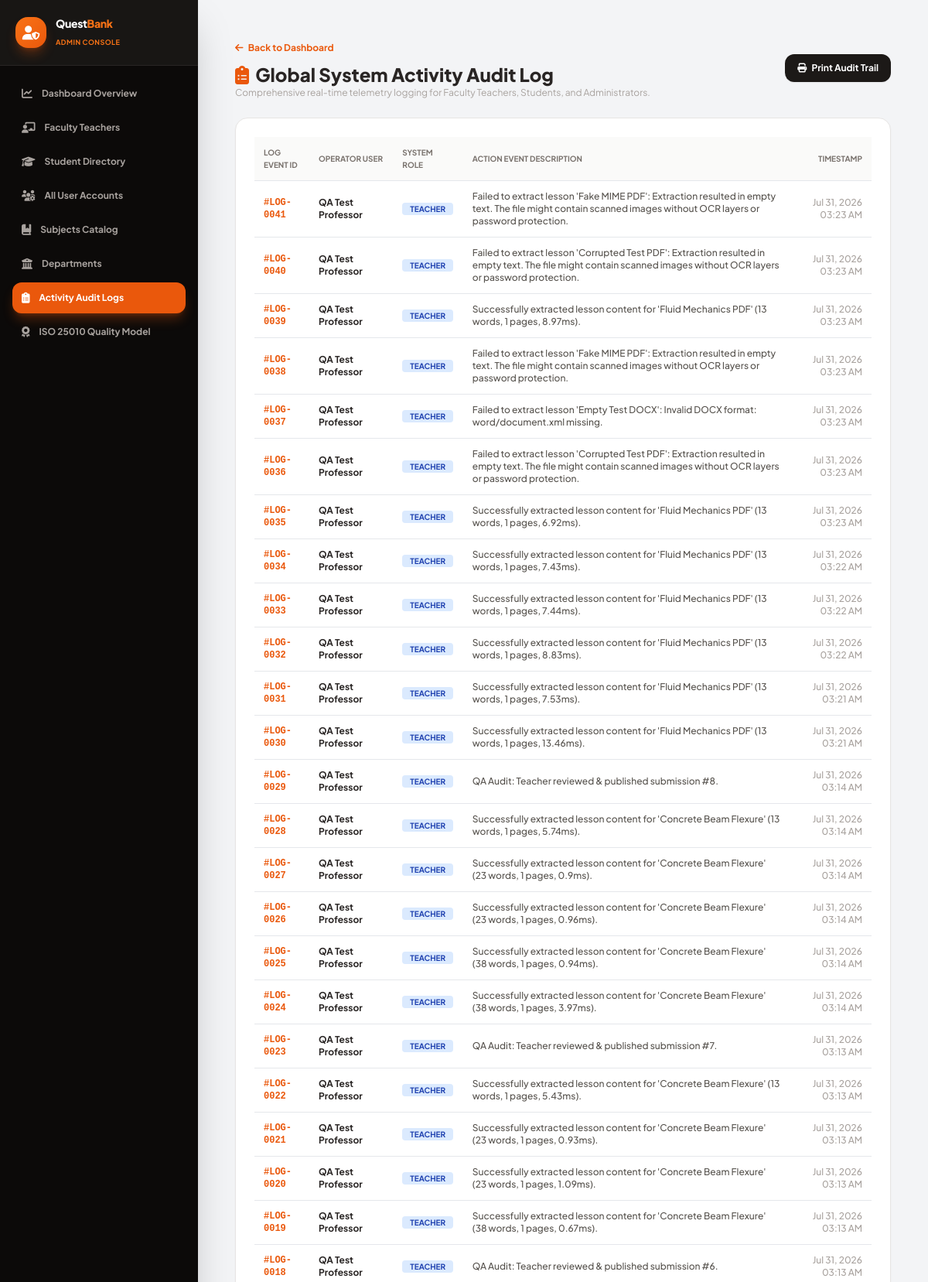
Page /admin/activity_logs.php (signed in, upper part) on the committed database.
### tables this page shows
CREATE TABLE `activity_logs` (
  `id` int NOT NULL AUTO_INCREMENT,
  `user_id` int NOT NULL,
  `action_description` text NOT NULL,
  `created_at` timestamp NOT NULL DEFAULT CURRENT_TIMESTAMP,
  PRIMARY KEY (`id`),
  KEY `idx_activity_user` (`user_id`),
  KEY `idx_activity_created` (`created_at`),
  CONSTRAINT `fk_activity_user` FOREIGN KEY (`user_id`) REFERENCES `users` (`id`) ON DELETE CASCADE
);

CREATE TABLE `users` (
  `id` int NOT NULL AUTO_INCREMENT,
  `fullname` varchar(100) NOT NULL,
  `username` varchar(50) NOT NULL,
  `email` varchar(100) NOT NULL,
  `password` varchar(255) NOT NULL,
  `role` enum('admin','teacher','student') NOT NULL,
  `created_at` timestamp NOT NULL DEFAULT CURRENT_TIMESTAMP,
  PRIMARY KEY (`id`),
  UNIQUE KEY `username` (`username`),
  UNIQUE KEY `email` (`email`),
  KEY `idx_users_role` (`role`)
);

### admin/activity_logs.php (the view, shortened to what this page needs)
<?php
$pdo = getDBConnection();
$page = max(1, intval($_GET['page'] ?? 1));
$per_page = 50;
$offset = ($page - 1) * $per_page;
try {
    $stmt = $pdo->prepare("
        SELECT al.id, al.action_description, al.created_at, u.fullname, u.role, u.email
        FROM activity_logs al
        JOIN users u ON al.user_id = u.id
        ORDER BY al.id DESC
        LIMIT ? OFFSET ?
    ");
    $stmt->bindValue(1, $per_page, PDO::PARAM_INT);
    $stmt->bindValue(2, $offset, PDO::PARAM_INT);
    $stmt->execute();
    $logs = $stmt->fetchAll(PDO::FETCH_ASSOC);
} catch (PDOException $e) {
    $logs = [];
    $total_pages = 1;
    $total_logs = 0;
}
?>
<!DOCTYPE html>
<html lang="en">
<head>
    <script src="https://cdn.tailwindcss.com"></script>
    <link rel="stylesheet" href="https://cdnjs.cloudflare.com/ajax/libs/font-awesome/6.4.0/css/all.min.css">
</head>
<body class="bg-[#f3f4f6] min-h-screen flex">
    <?php require_once __DIR__ . '/../includes/admin_sidebar.php'; ?>
    <main class="flex-1 ml-16 lg:ml-64 p-6 md:p-12 overflow-y-auto min-h-screen">
        <div class="max-w-6xl mx-auto space-y-6">
            <div class="flex justify-between items-center">
                <div>
                    <a href="dashboard.php" class="text-xs font-bold text-orange-600 hover:underline"><i class="fa-solid fa-arrow-left mr-1"></i> Back to Dashboard</a>
                    <h1 class="text-2xl font-extrabold text-stone-800 mt-2"><i class="fa-solid fa-clipboard-list text-orange-600 mr-1"></i> Global System Activity Audit Log</h1>
                    <p class="text-xs text-stone-400">Comprehensive real-time telemetry logging for Faculty Teachers, Students, and Administrators.</p>
                </div>
                <button onclick="window.print()" class="bg-stone-900 hover:bg-orange-600 text-white font-bold text-xs px-4 py-2.5 rounded-xl transition-all shadow-sm">
                    <i class="fa-solid fa-print mr-1"></i> Print Audit Trail
                </button>
            </div>
            <div class="bg-white border border-stone-200 rounded-2xl p-6 shadow-sm">
                <div class="overflow-x-auto">
                    <table class="w-full text-left border-collapse text-xs text-stone-700">
                        <thead>
                            <tr class="bg-stone-50 border-b text-stone-500 font-bold uppercase text-[10px]">
                                <th class="p-3">Log Event ID</th>
                                <th class="p-3">Operator User</th>
                                <th class="p-3">System Role</th>
                                <th class="p-3">Action Event Description</th>
                                <th class="p-3 text-right">Timestamp</th>
                            </tr>
                        </thead>
                        <tbody class="divide-y font-semibold">
                            <?php if (!empty($logs)): ?>
                                <?php foreach ($logs as $log): ?>
                                    <tr class="hover:bg-stone-50/50">
                                        <td class="p-3 font-mono text-orange-600">#LOG-00<?php echo $log['id']; ?></td>
                                        <td class="p-3 font-bold text-stone-800"><?php echo htmlspecialchars($log['fullname']); ?></td>
                                        <td class="p-3">
                                            <?php
                                            $role = strtolower($log['role']);
                                            $badgeClass = 'bg-stone-100 text-stone-700';
                                            if ($role === 'teacher') $badgeClass = 'bg-blue-100 text-blue-800';
                                            elseif ($role === 'student') $badgeClass = 'bg-orange-100 text-orange-800';
                                            elseif ($role === 'admin') $badgeClass = 'bg-purple-100 text-purple-800';
                                            ?>
                                            <span class="px-2.5 py-0.5 rounded text-[10px] font-bold uppercase <?php echo $badgeClass; ?>">
                                                <?php echo htmlspecialchars($log['role']); ?>
                                            </span>
                                        </td>
                                        <td class="p-3 text-stone-600 font-medium"><?php echo htmlspecialchars($log['action_description']); ?></td>
                                        <td class="p-3 text-right text-stone-400 font-medium"><?php echo date('M d, Y h:i A', strtotime($log['created_at'])); ?></td>
                                    </tr>
                                <?php endforeach; ?>
                            <?php else: ?>
                                <tr>
                                    <td colspan="5" class="p-6 text-center text-stone-400 font-semibold">No activity logs recorded yet.</td>
                                </tr>
                            <?php endif; ?>
                        </tbody>
                    </table>
                </div>
            </div>
        </div>
    </main>
</body>
</html>

### admin/activity_logs.php (style rules this page uses)
body { font-family: 'Plus Jakarta Sans', sans-serif; }

### rows in the picture
activity_logs: id "41", user.fullname "QA Test Professor", user.role "TEACHER", action_description "Failed to extract lesson 'Fake MIME PDF': Extraction resulted in empty text. The file might contain scanned images without OCR layers or password protection.", created_at "Jul 31, 2026 03:23 AM"
activity_logs: id "40", user.fullname "QA Test Professor", user.role "TEACHER", action_description "Failed to extract lesson 'Corrupted Test PDF': Extraction resulted in empty text. The file might contain scanned images without OCR layers or password protection.", created_at "Jul 31, 2026 03:23 AM"
activity_logs: id "39", user.fullname "QA Test Professor", user.role "TEACHER", action_description "Successfully extracted lesson content for 'Fluid Mechanics PDF' (13 words, 1 pages, 8.97ms).", created_at "Jul 31, 2026 03:23 AM"
activity_logs: id "38", user.fullname "QA Test Professor", user.role "TEACHER", action_description "Failed to extract lesson 'Fake MIME PDF': Extraction resulted in empty text. The file might contain scanned images without OCR layers or password protection.", created_at "Jul 31, 2026 03:23 AM"
activity_logs: id "37", user.fullname "QA Test Professor", user.role "TEACHER", action_description "Failed to extract lesson 'Empty Test DOCX': Invalid DOCX format: word/document.xml missing.", created_at "Jul 31, 2026 03:23 AM"
activity_logs: id "36", user.fullname "QA Test Professor", user.role "TEACHER", action_description "Failed to extract lesson 'Corrupted Test PDF': Extraction resulted in empty text. The file might contain scanned images without OCR layers or password protection.", created_at "Jul 31, 2026 03:23 AM"
activity_logs: id "35", user.fullname "QA Test Professor", user.role "TEACHER", action_description "Successfully extracted lesson content for 'Fluid Mechanics PDF' (13 words, 1 pages, 6.92ms).", created_at "Jul 31, 2026 03:23 AM"
activity_logs: id "34", user.fullname "QA Test Professor", user.role "TEACHER", action_description "Successfully extracted lesson content for 'Fluid Mechanics PDF' (13 words, 1 pages, 7.43ms).", created_at "Jul 31, 2026 03:22 AM"
activity_logs: id "33", user.fullname "QA Test Professor", user.role "TEACHER", action_description "Successfully extracted lesson content for 'Fluid Mechanics PDF' (13 words, 1 pages, 7.44ms).", created_at "Jul 31, 2026 03:22 AM"
activity_logs: id "32", user.fullname "QA Test Professor", user.role "TEACHER", action_description "Successfully extracted lesson content for 'Fluid Mechanics PDF' (13 words, 1 pages, 8.83ms).", created_at "Jul 31, 2026 03:22 AM"
activity_logs: id "31", user.fullname "QA Test Professor", user.role "TEACHER", action_description "Successfully extracted lesson content for 'Fluid Mechanics PDF' (13 words, 1 pages, 7.53ms).", created_at "Jul 31, 2026 03:21 AM"
activity_logs: id "30", user.fullname "QA Test Professor", user.role "TEACHER", action_description "Successfully extracted lesson content for 'Fluid Mechanics PDF' (13 words, 1 pages, 13.46ms).", created_at "Jul 31, 2026 03:21 AM"
activity_logs: id "29", user.fullname "QA Test Professor", user.role "TEACHER", action_description "QA Audit: Teacher reviewed & published submission #8.", created_at "Jul 31, 2026 03:14 AM"
activity_logs: id "28", user.fullname "QA Test Professor", user.role "TEACHER", action_description "Successfully extracted lesson content for 'Concrete Beam Flexure' (13 words, 1 pages, 5.74ms).", created_at "Jul 31, 2026 03:14 AM"
activity_logs: id "27", user.fullname "QA Test Professor", user.role "TEACHER", action_description "Successfully extracted lesson content for 'Concrete Beam Flexure' (23 words, 1 pages, 0.9ms).", created_at "Jul 31, 2026 03:14 AM"
activity_logs: id "26", user.fullname "QA Test Professor", user.role "TEACHER", action_description "Successfully extracted lesson content for 'Concrete Beam Flexure' (23 words, 1 pages, 0.96ms).", created_at "Jul 31, 2026 03:14 AM"
activity_logs: id "25", user.fullname "QA Test Professor", user.role "TEACHER", action_description "Successfully extracted lesson content for 'Concrete Beam Flexure' (38 words, 1 pages, 0.94ms).", created_at "Jul 31, 2026 03:14 AM"
activity_logs: id "24", user.fullname "QA Test Professor", user.role "TEACHER", action_description "Successfully extracted lesson content for 'Concrete Beam Flexure' (38 words, 1 pages, 3.97ms).", created_at "Jul 31, 2026 03:14 AM"
activity_logs: id "23", user.fullname "QA Test Professor", user.role "TEACHER", action_description "QA Audit: Teacher reviewed & published submission #7.", created_at "Jul 31, 2026 03:13 AM"
activity_logs: id "22", user.fullname "QA Test Professor", user.role "TEACHER", action_description "Successfully extracted lesson content for 'Concrete Beam Flexure' (13 words, 1 pages, 5.43ms).", created_at "Jul 31, 2026 03:13 AM"
activity_logs: id "21", user.fullname "QA Test Professor", user.role "TEACHER", action_description "Successfully extracted lesson content for 'Concrete Beam Flexure' (23 words, 1 pages, 0.93ms).", created_at "Jul 31, 2026 03:13 AM"
activity_logs: id "20", user.fullname "QA Test Professor", user.role "TEACHER", action_description "Successfully extracted lesson content for 'Concrete Beam Flexure' (23 words, 1 pages, 1.09ms).", created_at "Jul 31, 2026 03:13 AM"
activity_logs: id "19", user.fullname "QA Test Professor", user.role "TEACHER", action_description "Successfully extracted lesson content for 'Concrete Beam Flexure' (38 words, 1 pages, 0.67ms).", created_at "Jul 31, 2026 03:13 AM"
activity_logs: id "18", user.fullname "QA Test Professor", user.role "TEACHER", action_description "QA Audit: Teacher reviewed & published submission #6.", created_at "Jul 31, 2026 03:13 AM"
